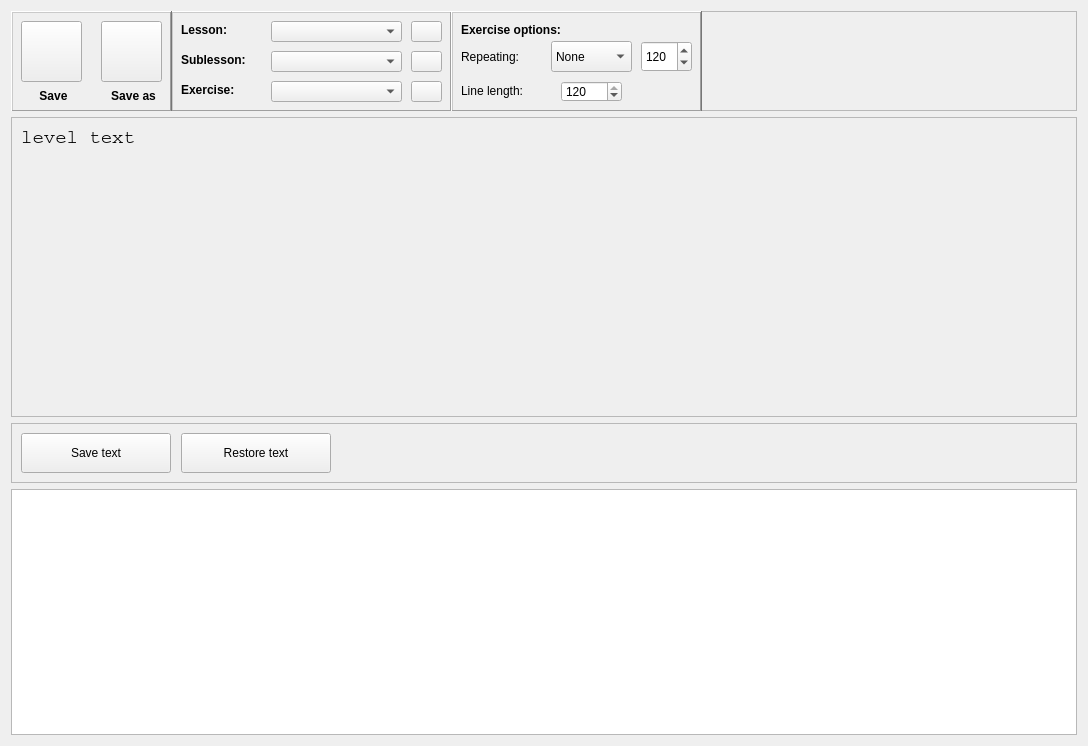
<?xml version="1.0" encoding="UTF-8"?>
<ui version="4.0">
 <class>packView</class>
 <widget class="QWidget" name="packView">
  <property name="geometry">
   <rect>
    <x>0</x>
    <y>0</y>
    <width>1088</width>
    <height>746</height>
   </rect>
  </property>
  <property name="windowTitle">
   <string>Form</string>
  </property>
  <layout class="QGridLayout" name="gridLayout">
   <item row="6" column="0">
    <widget class="QPlainTextEdit" name="levelTextEdit"/>
   </item>
   <item row="5" column="0">
    <widget class="QFrame" name="textControlsFrame">
     <property name="minimumSize">
      <size>
       <width>0</width>
       <height>60</height>
      </size>
     </property>
     <property name="maximumSize">
      <size>
       <width>16777215</width>
       <height>60</height>
      </size>
     </property>
     <property name="frameShape">
      <enum>QFrame::StyledPanel</enum>
     </property>
     <property name="frameShadow">
      <enum>QFrame::Raised</enum>
     </property>
     <widget class="QPushButton" name="restoreTextButton">
      <property name="geometry">
       <rect>
        <x>170</x>
        <y>10</y>
        <width>150</width>
        <height>40</height>
       </rect>
      </property>
      <property name="minimumSize">
       <size>
        <width>150</width>
        <height>40</height>
       </size>
      </property>
      <property name="maximumSize">
       <size>
        <width>40</width>
        <height>16777215</height>
       </size>
      </property>
      <property name="focusPolicy">
       <enum>Qt::TabFocus</enum>
      </property>
      <property name="text">
       <string>Restore text</string>
      </property>
      <property name="icon">
       <iconset resource="../res.qrc">
        <normaloff>:/res/images/refresh.png</normaloff>:/res/images/refresh.png</iconset>
      </property>
      <property name="iconSize">
       <size>
        <width>30</width>
        <height>30</height>
       </size>
      </property>
     </widget>
     <widget class="QPushButton" name="saveTextButton">
      <property name="geometry">
       <rect>
        <x>10</x>
        <y>10</y>
        <width>150</width>
        <height>40</height>
       </rect>
      </property>
      <property name="sizePolicy">
       <sizepolicy hsizetype="Fixed" vsizetype="Fixed">
        <horstretch>0</horstretch>
        <verstretch>0</verstretch>
       </sizepolicy>
      </property>
      <property name="minimumSize">
       <size>
        <width>150</width>
        <height>40</height>
       </size>
      </property>
      <property name="maximumSize">
       <size>
        <width>40</width>
        <height>16777215</height>
       </size>
      </property>
      <property name="focusPolicy">
       <enum>Qt::TabFocus</enum>
      </property>
      <property name="text">
       <string>Save text</string>
      </property>
      <property name="icon">
       <iconset resource="../res.qrc">
        <normaloff>:/res/images/edit.png</normaloff>:/res/images/edit.png</iconset>
      </property>
      <property name="iconSize">
       <size>
        <width>30</width>
        <height>30</height>
       </size>
      </property>
     </widget>
    </widget>
   </item>
   <item row="1" column="0">
    <widget class="QFrame" name="previewFrame">
     <property name="minimumSize">
      <size>
       <width>0</width>
       <height>300</height>
      </size>
     </property>
     <property name="frameShape">
      <enum>QFrame::StyledPanel</enum>
     </property>
     <property name="frameShadow">
      <enum>QFrame::Raised</enum>
     </property>
     <layout class="QGridLayout" name="gridLayout_2">
      <item row="0" column="0">
       <widget class="QLabel" name="levelLabel">
        <property name="font">
         <font>
          <family>Courier</family>
          <pointsize>14</pointsize>
          <weight>50</weight>
          <bold>false</bold>
         </font>
        </property>
        <property name="text">
         <string notr="true">level text</string>
        </property>
        <property name="alignment">
         <set>Qt::AlignLeading|Qt::AlignLeft|Qt::AlignTop</set>
        </property>
        <property name="textInteractionFlags">
         <set>Qt::TextSelectableByKeyboard|Qt::TextSelectableByMouse</set>
        </property>
       </widget>
      </item>
     </layout>
    </widget>
   </item>
   <item row="0" column="0">
    <widget class="QFrame" name="controlsFrame">
     <property name="sizePolicy">
      <sizepolicy hsizetype="Preferred" vsizetype="Fixed">
       <horstretch>0</horstretch>
       <verstretch>0</verstretch>
      </sizepolicy>
     </property>
     <property name="minimumSize">
      <size>
       <width>0</width>
       <height>100</height>
      </size>
     </property>
     <property name="frameShape">
      <enum>QFrame::StyledPanel</enum>
     </property>
     <property name="frameShadow">
      <enum>QFrame::Raised</enum>
     </property>
     <widget class="QFrame" name="navigationFrame">
      <property name="geometry">
       <rect>
        <x>160</x>
        <y>0</y>
        <width>281</width>
        <height>101</height>
       </rect>
      </property>
      <property name="frameShape">
       <enum>QFrame::WinPanel</enum>
      </property>
      <property name="frameShadow">
       <enum>QFrame::Raised</enum>
      </property>
      <widget class="QComboBox" name="exerciseSelectionBox">
       <property name="geometry">
        <rect>
         <x>100</x>
         <y>70</y>
         <width>131</width>
         <height>21</height>
        </rect>
       </property>
       <property name="focusPolicy">
        <enum>Qt::TabFocus</enum>
       </property>
      </widget>
      <widget class="QLabel" name="lessonLabel">
       <property name="geometry">
        <rect>
         <x>10</x>
         <y>10</y>
         <width>91</width>
         <height>17</height>
        </rect>
       </property>
       <property name="font">
        <font>
         <weight>75</weight>
         <bold>true</bold>
        </font>
       </property>
       <property name="text">
        <string>Lesson:</string>
       </property>
      </widget>
      <widget class="QLabel" name="exerciseLabel">
       <property name="geometry">
        <rect>
         <x>10</x>
         <y>70</y>
         <width>91</width>
         <height>17</height>
        </rect>
       </property>
       <property name="font">
        <font>
         <weight>75</weight>
         <bold>true</bold>
        </font>
       </property>
       <property name="text">
        <string>Exercise:</string>
       </property>
      </widget>
      <widget class="QComboBox" name="lessonSelectionBox">
       <property name="geometry">
        <rect>
         <x>100</x>
         <y>10</y>
         <width>131</width>
         <height>21</height>
        </rect>
       </property>
       <property name="focusPolicy">
        <enum>Qt::TabFocus</enum>
       </property>
      </widget>
      <widget class="QComboBox" name="sublessonSelectionBox">
       <property name="geometry">
        <rect>
         <x>100</x>
         <y>40</y>
         <width>131</width>
         <height>21</height>
        </rect>
       </property>
       <property name="focusPolicy">
        <enum>Qt::TabFocus</enum>
       </property>
      </widget>
      <widget class="QLabel" name="sublessonLabel">
       <property name="geometry">
        <rect>
         <x>10</x>
         <y>40</y>
         <width>91</width>
         <height>17</height>
        </rect>
       </property>
       <property name="font">
        <font>
         <weight>75</weight>
         <bold>true</bold>
        </font>
       </property>
       <property name="text">
        <string>Sublesson:</string>
       </property>
      </widget>
      <widget class="QPushButton" name="newLessonButton">
       <property name="geometry">
        <rect>
         <x>240</x>
         <y>10</y>
         <width>31</width>
         <height>21</height>
        </rect>
       </property>
       <property name="focusPolicy">
        <enum>Qt::TabFocus</enum>
       </property>
       <property name="text">
        <string notr="true"/>
       </property>
       <property name="icon">
        <iconset resource="../res.qrc">
         <normaloff>:/res/images/plus.png</normaloff>:/res/images/plus.png</iconset>
       </property>
       <property name="iconSize">
        <size>
         <width>42</width>
         <height>42</height>
        </size>
       </property>
      </widget>
      <widget class="QPushButton" name="newSublessonButton">
       <property name="geometry">
        <rect>
         <x>240</x>
         <y>40</y>
         <width>31</width>
         <height>21</height>
        </rect>
       </property>
       <property name="focusPolicy">
        <enum>Qt::TabFocus</enum>
       </property>
       <property name="text">
        <string notr="true"/>
       </property>
       <property name="icon">
        <iconset resource="../res.qrc">
         <normaloff>:/res/images/plus.png</normaloff>:/res/images/plus.png</iconset>
       </property>
       <property name="iconSize">
        <size>
         <width>42</width>
         <height>42</height>
        </size>
       </property>
      </widget>
      <widget class="QPushButton" name="newExerciseButton">
       <property name="geometry">
        <rect>
         <x>240</x>
         <y>70</y>
         <width>31</width>
         <height>21</height>
        </rect>
       </property>
       <property name="focusPolicy">
        <enum>Qt::TabFocus</enum>
       </property>
       <property name="text">
        <string notr="true"/>
       </property>
       <property name="icon">
        <iconset resource="../res.qrc">
         <normaloff>:/res/images/plus.png</normaloff>:/res/images/plus.png</iconset>
       </property>
       <property name="iconSize">
        <size>
         <width>42</width>
         <height>42</height>
        </size>
       </property>
      </widget>
     </widget>
     <widget class="QFrame" name="saveFrame">
      <property name="geometry">
       <rect>
        <x>0</x>
        <y>0</y>
        <width>161</width>
        <height>101</height>
       </rect>
      </property>
      <property name="frameShape">
       <enum>QFrame::WinPanel</enum>
      </property>
      <property name="frameShadow">
       <enum>QFrame::Raised</enum>
      </property>
      <widget class="QPushButton" name="saveButton">
       <property name="geometry">
        <rect>
         <x>10</x>
         <y>10</y>
         <width>61</width>
         <height>61</height>
        </rect>
       </property>
       <property name="focusPolicy">
        <enum>Qt::TabFocus</enum>
       </property>
       <property name="text">
        <string notr="true"/>
       </property>
       <property name="icon">
        <iconset resource="../res.qrc">
         <normaloff>:/res/images/save.png</normaloff>:/res/images/save.png</iconset>
       </property>
       <property name="iconSize">
        <size>
         <width>45</width>
         <height>45</height>
        </size>
       </property>
      </widget>
      <widget class="QLabel" name="saveLabel">
       <property name="geometry">
        <rect>
         <x>7</x>
         <y>75</y>
         <width>71</width>
         <height>20</height>
        </rect>
       </property>
       <property name="font">
        <font>
         <weight>75</weight>
         <bold>true</bold>
        </font>
       </property>
       <property name="text">
        <string>Save</string>
       </property>
       <property name="alignment">
        <set>Qt::AlignCenter</set>
       </property>
      </widget>
      <widget class="QPushButton" name="saveAsButton">
       <property name="geometry">
        <rect>
         <x>90</x>
         <y>10</y>
         <width>61</width>
         <height>61</height>
        </rect>
       </property>
       <property name="focusPolicy">
        <enum>Qt::TabFocus</enum>
       </property>
       <property name="text">
        <string notr="true"/>
       </property>
       <property name="icon">
        <iconset resource="../res.qrc">
         <normaloff>:/res/images/save_as.png</normaloff>:/res/images/save_as.png</iconset>
       </property>
       <property name="iconSize">
        <size>
         <width>45</width>
         <height>45</height>
        </size>
       </property>
      </widget>
      <widget class="QLabel" name="saveAsLabel">
       <property name="geometry">
        <rect>
         <x>87</x>
         <y>75</y>
         <width>71</width>
         <height>20</height>
        </rect>
       </property>
       <property name="font">
        <font>
         <weight>75</weight>
         <bold>true</bold>
        </font>
       </property>
       <property name="text">
        <string>Save as</string>
       </property>
       <property name="alignment">
        <set>Qt::AlignCenter</set>
       </property>
      </widget>
     </widget>
     <widget class="QFrame" name="exercisePropsFrame">
      <property name="geometry">
       <rect>
        <x>440</x>
        <y>0</y>
        <width>251</width>
        <height>101</height>
       </rect>
      </property>
      <property name="frameShape">
       <enum>QFrame::WinPanel</enum>
      </property>
      <property name="frameShadow">
       <enum>QFrame::Raised</enum>
      </property>
      <widget class="QLabel" name="exerciseOptionsLabel">
       <property name="geometry">
        <rect>
         <x>10</x>
         <y>10</y>
         <width>171</width>
         <height>17</height>
        </rect>
       </property>
       <property name="font">
        <font>
         <weight>75</weight>
         <bold>true</bold>
        </font>
       </property>
       <property name="text">
        <string>Exercise options:</string>
       </property>
      </widget>
      <widget class="QLabel" name="repeatingLabel">
       <property name="geometry">
        <rect>
         <x>10</x>
         <y>35</y>
         <width>81</width>
         <height>21</height>
        </rect>
       </property>
       <property name="text">
        <string>Repeating:</string>
       </property>
      </widget>
      <widget class="QComboBox" name="repeatingBox">
       <property name="geometry">
        <rect>
         <x>100</x>
         <y>30</y>
         <width>81</width>
         <height>31</height>
        </rect>
       </property>
       <item>
        <property name="text">
         <string>None</string>
        </property>
       </item>
       <item>
        <property name="text">
         <string>Words</string>
        </property>
       </item>
      </widget>
      <widget class="QSpinBox" name="lineLengthBox">
       <property name="geometry">
        <rect>
         <x>110</x>
         <y>70</y>
         <width>61</width>
         <height>21</height>
        </rect>
       </property>
       <property name="minimum">
        <number>30</number>
       </property>
       <property name="maximum">
        <number>120</number>
       </property>
       <property name="singleStep">
        <number>10</number>
       </property>
       <property name="value">
        <number>120</number>
       </property>
      </widget>
      <widget class="QLabel" name="lineLengthLabel">
       <property name="geometry">
        <rect>
         <x>10</x>
         <y>70</y>
         <width>91</width>
         <height>20</height>
        </rect>
       </property>
       <property name="text">
        <string>Line length:</string>
       </property>
      </widget>
      <widget class="QSpinBox" name="repeatLengthBox">
       <property name="geometry">
        <rect>
         <x>190</x>
         <y>30</y>
         <width>51</width>
         <height>31</height>
        </rect>
       </property>
       <property name="minimum">
        <number>1</number>
       </property>
       <property name="maximum">
        <number>728</number>
       </property>
       <property name="singleStep">
        <number>10</number>
       </property>
       <property name="value">
        <number>120</number>
       </property>
      </widget>
     </widget>
    </widget>
   </item>
  </layout>
 </widget>
 <resources>
  <include location="../res.qrc"/>
 </resources>
 <connections/>
</ui>
